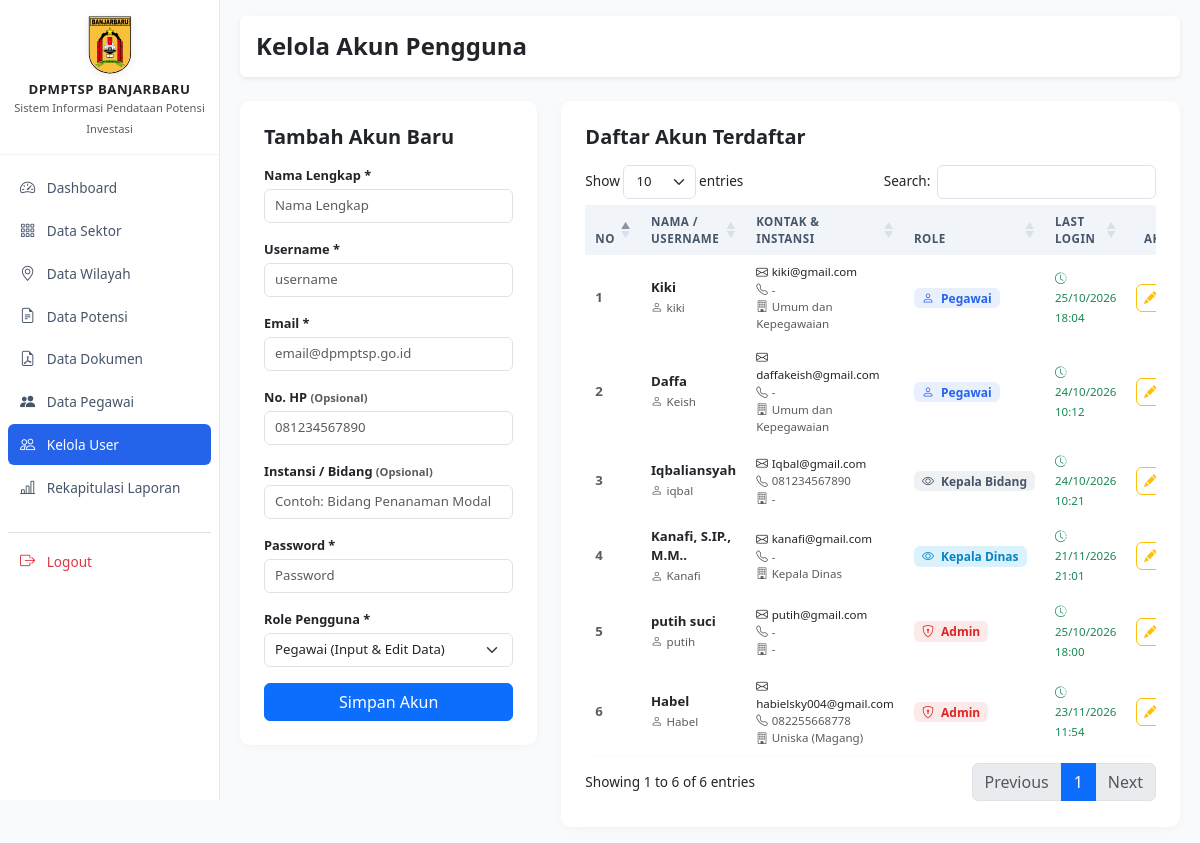
Before: /admin/users.php (signed in) with the older database file.
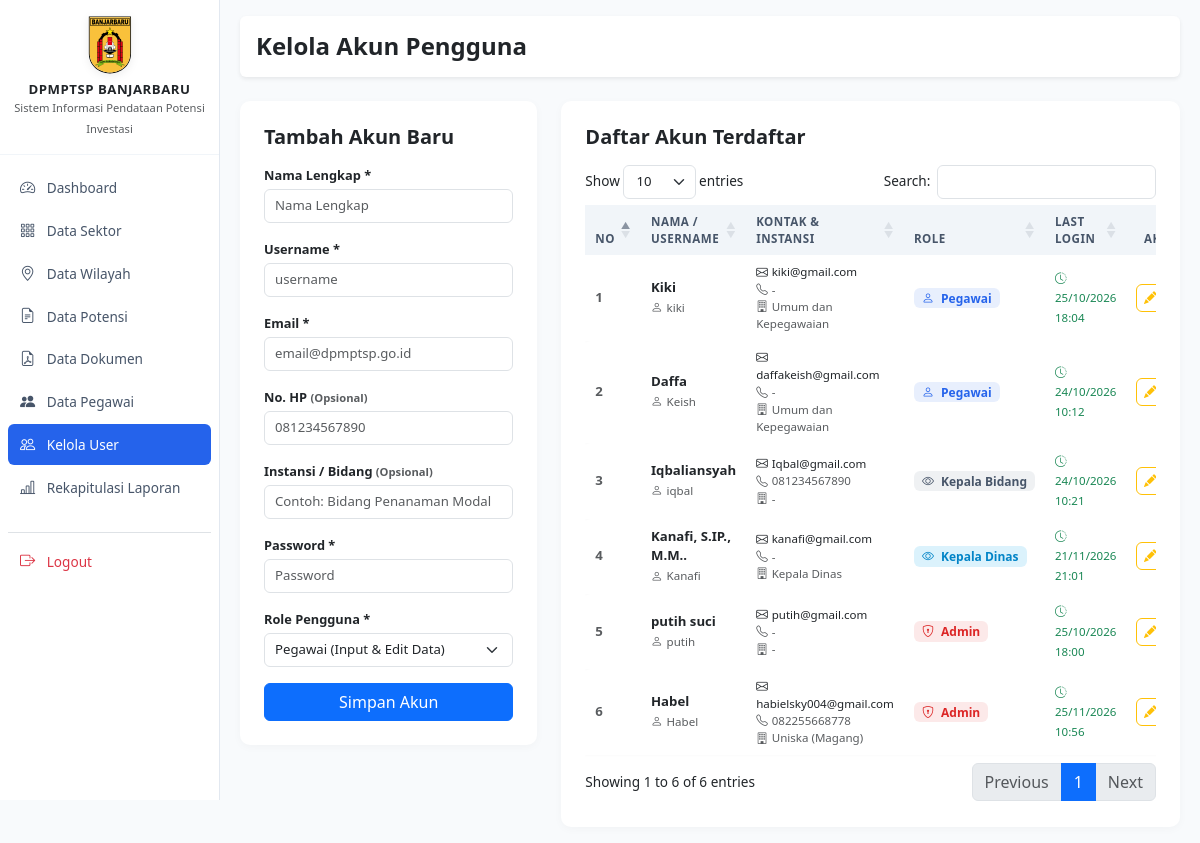
After: the same page with the newer database file.
### tables this page shows
CREATE TABLE `users` (
  `id_user` int unsigned NOT NULL AUTO_INCREMENT,
  `nama` varchar(100) NOT NULL,
  `username` varchar(50) DEFAULT NULL,
  `email` varchar(150) NOT NULL,
  `password` varchar(255) NOT NULL,
  `role` enum('admin','pegawai','kadis','kabid') NOT NULL DEFAULT 'pegawai',
  `no_hp` varchar(20) DEFAULT NULL,
  `instansi` varchar(150) DEFAULT NULL,
  `status` enum('pending','aktif','nonaktif') NOT NULL DEFAULT 'pending',
  `last_login` datetime DEFAULT NULL,
  `created_at` timestamp NULL DEFAULT CURRENT_TIMESTAMP,
  `updated_at` timestamp NULL DEFAULT CURRENT_TIMESTAMP ON UPDATE CURRENT_TIMESTAMP,
  `reset_otp` varchar(6) DEFAULT NULL,
  `otp_expiry` datetime DEFAULT NULL,
  PRIMARY KEY (`id_user`),
  UNIQUE KEY `email` (`email`),
  UNIQUE KEY `username` (`username`)
);

### admin/users.php (the view, shortened to what the changed rows need)
<?php
require_once '../config/database.php';
$users = $pdo->query("SELECT id_user, nama, username, email, role, no_hp, instansi, status, last_login, created_at FROM users ORDER BY id_user DESC")->fetchAll();
?>
<!DOCTYPE html>
<html lang="id">
<head>
</head>
<body>
<div class="wrapper">
    <?php require_once '../includes/sidebar.php'; ?>
    <div id="content">
        <div class="row">
            <div class="col-md-8">
                <div class="card card-modern p-4">
                    <div class="table-responsive">
                        <table id="tableUsers" class="table table-modern align-middle w-100">
                            <thead>
                                <tr>
                                    <th width="5%">No</th>
                                    <th>Nama / Username</th>
                                    <th>Kontak & Instansi</th>
                                    <th>Role</th>
                                    <th>Last Login</th>
                                    <th class="text-center" width="12%">Aksi</th>
                                </tr>
                            </thead>
                            <tbody>
                                <?php $no = 1; foreach ($users as $u): ?>
                                <tr>
                                    <td class="fw-semibold text-muted"><?= $no++ ?></td>
                                    <td>
                                        <div class="fw-bold text-dark"><?= htmlspecialchars($u['nama']) ?></div>
                                        <small class="text-muted"><i class="bi bi-person me-1"></i><?= htmlspecialchars($u['username'] ?? '-') ?></small>
                                    </td>
                                    <td>
                                        <small class="d-block text-dark"><i class="bi bi-envelope me-1"></i><?= htmlspecialchars($u['email']) ?></small>
                                        <small class="d-block text-muted"><i class="bi bi-telephone me-1"></i><?= htmlspecialchars($u['no_hp'] ?? '-') ?></small>
                                        <small class="d-block text-muted"><i class="bi bi-building me-1"></i><?= htmlspecialchars($u['instansi'] ?? '-') ?></small>
                                    </td>
                                    <td>
                                        <?php if ($u['role'] === 'admin'): ?>
                                            <span class="badge badge-soft-danger px-2 py-1"><i class="bi bi-shield-lock me-1"></i> Admin</span>
                                        <?php elseif ($u['role'] === 'pegawai'): ?>
                                            <span class="badge badge-soft-primary px-2 py-1"><i class="bi bi-person me-1"></i> Pegawai</span>
                                        <?php elseif ($u['role'] === 'kadis'): ?>
                                            <span class="badge badge-soft-info px-2 py-1"><i class="bi bi-eye me-1"></i> Kepala Dinas</span>
                                        <?php elseif ($u['role'] === 'kabid'): ?>
                                            <span class="badge badge-soft-secondary px-2 py-1"><i class="bi bi-eye me-1"></i> Kepala Bidang</span>
                                        <?php else: ?>
                                            <span class="badge badge-soft-secondary px-2 py-1"><?= strtoupper($u['role']) ?></span>
                                        <?php endif; ?>
                                    </td>
                                    <td>
                                        <?php if (!empty($u['last_login'])): ?>
                                            <small class="text-success fw-medium"><i class="bi bi-clock-history me-1"></i><?= date('d/m/Y H:i', strtotime($u['last_login'])) ?></small>
                                        <?php else: ?>
                                            <small class="text-muted">Belum pernah</small>
                                        <?php endif; ?>
                                    </td>
                                    <td class="text-center">
                                        <div class="d-flex gap-1 justify-content-center">
                                            <button class="btn btn-sm btn-outline-warning btn-action btn-edit-user"
                                                    data-id="<?= $u['id_user'] ?>"
                                                    data-nama="<?= htmlspecialchars($u['nama']) ?>"
                                                    data-username="<?= htmlspecialchars($u['username'] ?? '') ?>"
                                                    data-email="<?= htmlspecialchars($u['email']) ?>"
                                                    data-nohp="<?= htmlspecialchars($u['no_hp'] ?? '') ?>"
                                                    data-instansi="<?= htmlspecialchars($u['instansi'] ?? '') ?>"
                                                    data-role="<?= htmlspecialchars($u['role']) ?>"
                                                    data-bs-toggle="modal" data-bs-target="#modalEditUser" title="Edit">
                                                <i class="bi bi-pencil-fill"></i>
                                            </button>
                                        </div>
                                    </td>
                                </tr>
                                <?php endforeach; ?>
                            </tbody>
                        </table>
                    </div>
                </div>
            </div>
        </div>
    </div>
</div>
</body>
</html>

Changed rows visible on the page:
changed users "Habel": last_login "23/11/2026 11:54" → "25/11/2026 10:56"
